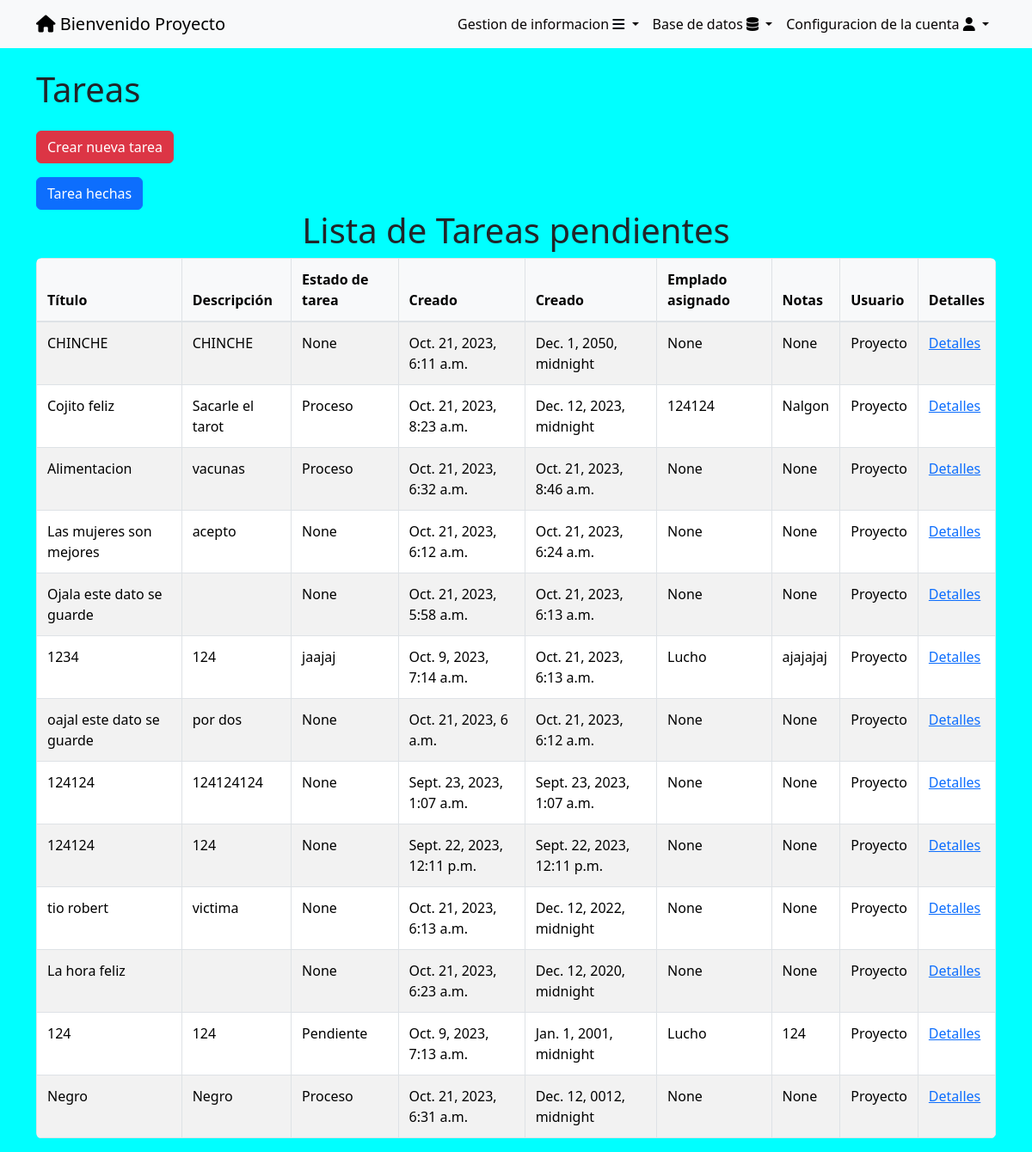
Screenshot of /tasks_completed/ (signed in) with the database file from the repository.
### tasks/models.py (models this page shows, shortened)
class Task(models.Model):
    title = models.CharField(max_length=100)
    description = models.CharField(max_length=2000, blank=True)
    created = models.DateTimeField(auto_now_add=True)
    datecompleted = models.DateTimeField(blank=True, null=True)
    important = models.BooleanField(default=False)
    INICIADA = 'Iniciada'
    PROCESO = 'Proceso'
    ESTADO_CHOICES = [
        (INICIADA, 'Iniciada'),
        (PROCESO, 'Proceso'),
    ]
    estadotarea = models.CharField(max_length=100, blank=True, null=True, choices=ESTADO_CHOICES,)
    empleado_asignado = models.ForeignKey(Usuario, on_delete=models.CASCADE, null=True, blank=True)
    user = models.ForeignKey(User, on_delete=models.CASCADE)
    NotasTarea = models.CharField(max_length=100,blank=True, null=True)
    Comentarios = models.CharField(max_length=100, blank=True, null=True)

class Usuario(models.Model):
    usuario = models.CharField(max_length=100)
    ADMINISTRADOR = 'Administrador'
    GERENTE = 'Gerente'
    EMPLEADO = 'Empleado'
    ESTADO_CHOICES = [
        (ADMINISTRADOR,'Administrador'),
        (GERENTE , 'Gerente'),
        (EMPLEADO, 'Empleado')
    ]
    tipo = models.CharField(max_length=100, choices=ESTADO_CHOICES)
    nombre = models.CharField(max_length=100)
    apellido = models.CharField(max_length=100)
    correo = models.EmailField(null=True, blank=True)
    telefono = models.CharField(max_length=100)
    date_joined = models.DateTimeField(default=timezone.now)
    user = models.ForeignKey(User, on_delete=models.CASCADE, blank=True, null=True)
    def __str__(self):
        return self.nombre

### tasks/views.py (the view)
# urls.py: path('tasks_completed/', views.tasks_completed, name='tasks_completed'),
@login_required
def tasks_completed(request):
    tasks = Task.objects.filter(user=request.user, datecompleted__isnull =False).order_by('-datecompleted')
    return render(request, 'tasks.html', {
        'tasks': tasks,})

### tasks/templates/tasks.html (shortened to what this page needs)
{% extends 'base.html' %}
{% block content %}
<body>
    <div class="container mt-4">
        <a href="/tasks/" class="text-dark text-decoration-none"><h1>Tareas</h1></a>
<a href="/tasks/create/" class="btn btn-danger mt-3">Crear nueva tarea</a>
<br>
<a href="/tasks_completed/" class="btn btn-primary mt-3">Tarea hechas</a>
    </div>
<h1 class="text-center">Lista de Tareas pendientes</h1>
<main class="container">
    <div class="table-responsive rounded">
        <table class="table table-bordered table-striped rounded">
            <thead class="thead-dark">
                <tr>
                    <th>Título</th>
                    <th>Descripción</th>
                    <th>Estado de tarea</th>
                    <th>Creado</th>
                    <th>Creado</th>
                    <th>Emplado asignado</th>
                    <th>Notas</th>
                    <th>Usuario</th>
                    <th>Detalles</th>
                </tr>
            </thead>
            <tbody>
                {% for task in tasks %}
                <tr>
                    <td>{{ task.title }}</td>
                    <td>{{ task.description }}</td>
                    <td>{{ task.estadotarea}}</td>
                    <td>{{ task.created}}</td>
                    <td>{{ task.datecompleted}}</td>
                    <td>{{ task.empleado_asignado}}</td>
                    <td>{{ task.NotasTarea}}</td>
                    <td>{{ task.user.username }}</td>
                    <td><a href="{% url 'task_detail' task.id %}" >Detalles</a></td>
                </tr>
                {% endfor %}
            </tbody>
        </table>
    </div>
</main>
</body>
{% endblock %}

### tasks/templates/base.html (shortened to what this page needs)
<!DOCTYPE html>
<html lang="en">
<head>
    <link rel="stylesheet" href="https://cdn.jsdelivr.net/npm/bootstrap@5.3.2/dist/css/bootstrap.min.css">
    <link rel="stylesheet" href="https://cdnjs.cloudflare.com/ajax/libs/font-awesome/6.4.2/css/all.min.css">
    <link rel="stylesheet" href="https://cdn.jsdelivr.net/npm/bootstrap@5.3.2/dist/css/bootstrap.min.css">
</head>
<body>
    <nav class="navbar navbar-expand-lg bg-body-tertiary">
        <div class="container">
            {% if user.is_authenticated %}
            <a class="navbar-brand" href="/" id="uno"> <i class="fa-solid fa-house" style="color: #000000;"></i>
                Bienvenido {{user.username}}</a>
            {% endif %}
            {% if user.is_authenticated %}
            <div class="collapse navbar-collapse" id="navbarSupportedContent">
                <ul class="navbar-nav ms-auto">
                    <li class="nav-item dropdown">
                        <a class="nav-link dropdown-toggle" href="#" role="button" data-bs-toggle="dropdown"
                            aria-expanded="false">
                            Gestion de informacion <i class="fa-solid fa-bars" style="color: #00040b;"></i>
                        </a>
                    </li>
                    {% if user.is_superuser %}
                    <li class="nav-item dropdown">
                        <a class="nav-link dropdown-toggle" href="#" role="button" data-bs-toggle="dropdown"
                            aria-expanded="false">
                            Base de datos <i class="fa-solid fa-database" style="color: #000000;"></i>
                        </a>
                        {% endif %}
                    <li class="nav-item dropdown">
                        <a class="nav-link dropdown-toggle" href="#" role="button" data-bs-toggle="dropdown"
                            aria-expanded="false">
                            Configuracion de la cuenta <i class="fa-solid fa-user" style="color: #000000;"></i>
                        </a>
            {% endif %}
        </div>
    </nav>
</body>
</html>
{% block content %}
{% endblock %}

### tasks/templates/base.html (style rules this page uses)
.nav-link { display: block; text-decoration: none; color: #080404; padding: 5px; }

### tasks/templates/tasks.html (style rules this page uses)
.table { width: 100%; margin-bottom: 1rem; color: #333; }
.table th, .table td { padding: 0.75rem; vertical-align: top; border-top: 1px solid #dee2e6; }
.table thead th { vertical-align: bottom; border-bottom: 2px solid #dee2e6; background-color: #f8f9fa; }
.table-striped tbody tr:nth-of-type(odd) { background-color: rgba(0, 0, 0, 0.05); }
.rounded { border-radius: 1em; overflow: hidden; }
body { background-color:aqua; background-size: cover; }

### rows the page displays
Task: title "CHINCHE", description "CHINCHE", estadotarea "None", created "Oct. 21, 2023, 6:11 a.m.", datecompleted "Dec. 1, 2050, midnight", empleado_asignado "None", NotasTarea "None", user.username "Proyecto"
Task: title "Cojito feliz", description "Sacarle el tarot", estadotarea "Proceso", created "Oct. 21, 2023, 8:23 a.m.", datecompleted "Dec. 12, 2023, midnight", empleado_asignado "124124", NotasTarea "Nalgon", user.username "Proyecto"
Task: title "Alimentacion", description "vacunas", estadotarea "Proceso", created "Oct. 21, 2023, 6:32 a.m.", datecompleted "Oct. 21, 2023, 8:46 a.m.", empleado_asignado "None", NotasTarea "None", user.username "Proyecto"
Task: title "Las mujeres son mejores", description "acepto", estadotarea "None", created "Oct. 21, 2023, 6:12 a.m.", datecompleted "Oct. 21, 2023, 6:24 a.m.", empleado_asignado "None", NotasTarea "None", user.username "Proyecto"
Task: title "Ojala este dato se guarde", estadotarea "None", created "Oct. 21, 2023, 5:58 a.m.", datecompleted "Oct. 21, 2023, 6:13 a.m.", empleado_asignado "None", NotasTarea "None", user.username "Proyecto"
Task: title "1234", description "124", estadotarea "jaajaj", created "Oct. 9, 2023, 7:14 a.m.", datecompleted "Oct. 21, 2023, 6:13 a.m.", empleado_asignado "Lucho", NotasTarea "ajajajaj", user.username "Proyecto"
Task: title "oajal este dato se guarde", description "por dos", estadotarea "None", created "Oct. 21, 2023, 6 a.m.", datecompleted "Oct. 21, 2023, 6:12 a.m.", empleado_asignado "None", NotasTarea "None", user.username "Proyecto"
Task: title "124124", description "124124124", estadotarea "None", created "Sept. 23, 2023, 1:07 a.m.", datecompleted "Sept. 23, 2023, 1:07 a.m.", empleado_asignado "None", NotasTarea "None", user.username "Proyecto"
Task: title "124124", description "124", estadotarea "None", created "Sept. 22, 2023, 12:11 p.m.", datecompleted "Sept. 22, 2023, 12:11 p.m.", empleado_asignado "None", NotasTarea "None", user.username "Proyecto"
Task: title "tio robert", description "victima", estadotarea "None", created "Oct. 21, 2023, 6:13 a.m.", datecompleted "Dec. 12, 2022, midnight", empleado_asignado "None", NotasTarea "None", user.username "Proyecto"
Task: title "La hora feliz", estadotarea "None", created "Oct. 21, 2023, 6:23 a.m.", datecompleted "Dec. 12, 2020, midnight", empleado_asignado "None", NotasTarea "None", user.username "Proyecto"
Task: title "124", description "124", estadotarea "Pendiente", created "Oct. 9, 2023, 7:13 a.m.", datecompleted "Jan. 1, 2001, midnight", empleado_asignado "Lucho", NotasTarea "124", user.username "Proyecto"
Task: title "Negro", description "Negro", estadotarea "Proceso", created "Oct. 21, 2023, 6:31 a.m.", datecompleted "Dec. 12, 0012, midnight", empleado_asignado "None", NotasTarea "None", user.username "Proyecto"

### other values shown
{{ user.username }} "Proyecto"
